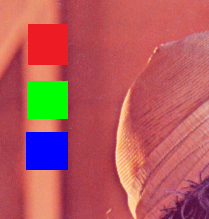
#> input picture dm1exer/img.png, 209 x 219 px
$ python exer5.py img.png 5 out.png
#> lines starting #> are read from the running program, lines starting #| are printed output that depends on the picture
# -*- coding: utf-8 -*-
# exer5.py
# モザイク画像の作成
# 第2引数はモザイクのサイズ
# この課題は, nparrayの[スライス表現]を使うと非常に簡単にかける（使わなくともよい）

# 実行コマンド python exer5.py fname_in.png N fname_out.png
import numpy as np
import sys
import cv2

fname_in  = sys.argv[1]
R         = int(sys.argv[2])
fname_out = sys.argv[3]


#画像をロードしfloat型へ
img = cv2.imread(fname_in)
#> img is the input picture: shape (219, 209, 3); mean B, G, R 92.9, 89.6, 180.2
img = np.float64(img)


#モザイク画像の作成

#以下を編集（for文の範囲などは適宜変更すること）
for y in range( int( img.shape[0] / R + 1) ) :
    for x in range( int( img.shape[1] / R + 1) ) :

        #ヒント：スライス表現により画像の矩形領域を取り出せる
        # 以下は，[y*R, (y+1)*R) x [y*R, (y+1)*R) の矩形領域のrチャンネル
        rectR = img[y*R:(y+1)*R, x*R:(x+1)*R, 2]
        rectG = img[y*R:(y+1)*R, x*R:(x+1)*R, 1]
        rectB = img[y*R:(y+1)*R, x*R:(x+1)*R, 0]


        #代入もできる
        img[y*R:(y+1)*R, x*R:(x+1)*R, 2] = np.mean(rectR)
        img[y*R:(y+1)*R, x*R:(x+1)*R, 1] = np.mean(rectG)
        img[y*R:(y+1)*R, x*R:(x+1)*R, 0] = np.mean(rectB)
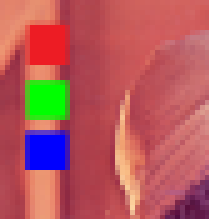
#> img: shape (219, 209, 3) float64; mean B, G, R 92.9, 89.6, 180.2


cv2.imwrite(fname_out, np.uint8( img) )
cv2.imshow("Show Image",img)
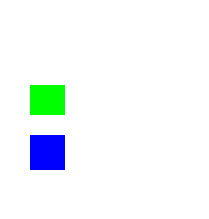
#> window 'Show Image': shape (219, 209, 3); mean B, G, R 249.2, 248.2, 242.3
cv2.waitKey()
